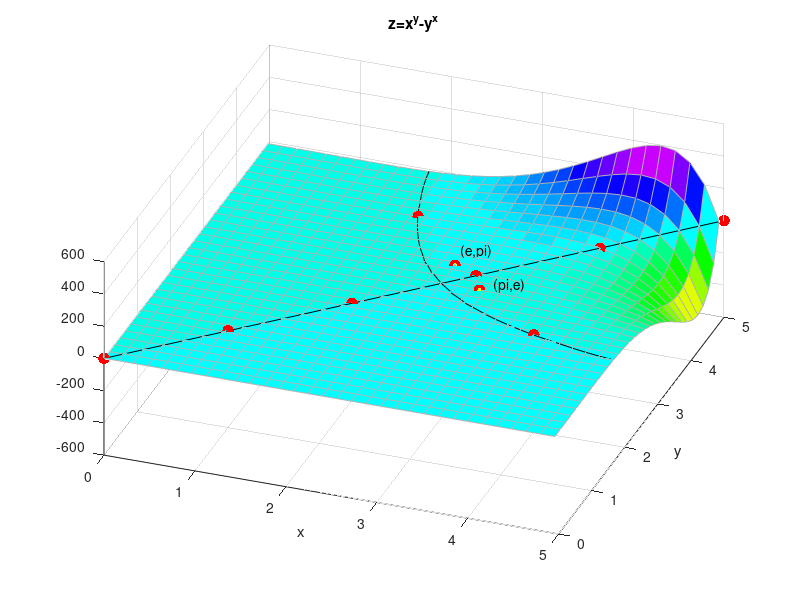

Write the MATLAB code that produced this figure. (Note: this script raises an error after producing the figure.)
%% Graphical Approach to Solving Inequalities
% This example shows an interesting graphical approach to find out whether
% e^pi is greater than pi^e or not.

% Copyright 1984-2012 The MathWorks, Inc.

%%
% The question is: which is greater, e^pi or pi^e? The easy way to find out is
% to type it directly at the MATLAB(R) command prompt.  But it motivates a more
% interesting question.  What is the shape of the function z=x^y-y^x?  Here is a
% plot of z.

%Define the mesh
x=0:0.16:5;
y=0:0.16:5;
[xx,yy]=meshgrid(x,y);

%The plot
zz=xx.^yy-yy.^xx;
h=surf(x,y,zz);

%Set the properties of the plot
set(h,'EdgeColor',[0.7 0.7 0.7]);
view(20,50);
colormap(hsv);
title('z=x^y-y^x'); xlabel('x'); ylabel('y');
hold on;

%%
% It turns out that the solution of the equation x^y-y^x=0 has a very
% interesting shape.  Because interesting things happen near e and pi, our
% original question is not easily solved by inspection.  Here is a plot of that
% equation shown in black.

c=contourc(x,y,zz,[0 0]);
list1Len=c(2,1);
xContour=[c(1,2:1+list1Len) NaN c(1,3+list1Len:size(c,2))];
yContour=[c(2,2:1+list1Len) NaN c(2,3+list1Len:size(c,2))];
% Note that the NAN above prevents the end of the first contour line from being
% connected to the beginning of the second line
line(xContour,yContour,'Color','k');

%%
% Here is a plot of the integer solutions to the equation x^y-y^x=0.  Notice
% 2^4=4^2 is the ONLY integer solution where x~=y.  So, what is the intersection
% point of the two curves that define where x^y=y^x?

plot([0:5 2 4],[0:5 4 2],'r.','MarkerSize',25);

%%
% Finally, we can see that e^pi is indeed larger than pi^e (though not by much)
% by plotting these points on our surface.

e=exp(1);
plot([e pi],[pi e],'r.','MarkerSize',25);
plot([e pi],[pi e],'y.','MarkerSize',10);
text(e,3.3,'(e,pi)','Color','k', ...
    'HorizontalAlignment','left','VerticalAlignment','bottom');
text(3.3,e,'(pi,e)','Color','k','HorizontalAlignment','left',...
    'VerticalAlignment','bottom');
hold off;

%%
% Here is a verification of this fact.

e=exp(1);
e^pi
pi^e


displayEndOfDemoMessage(mfilename)